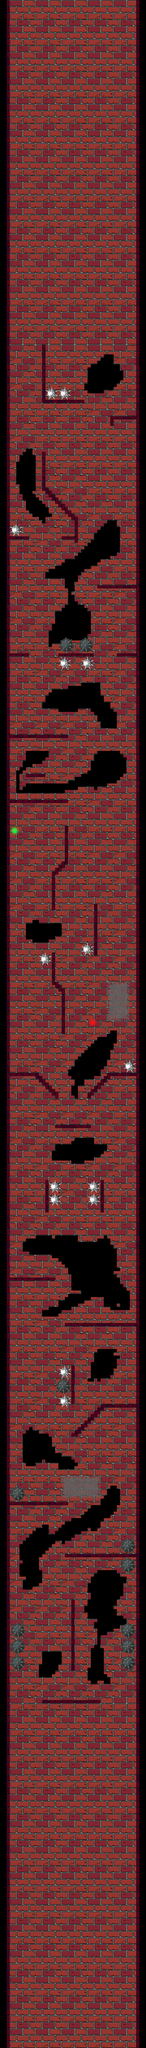

Below is a game level as drawn by its tile map, then a one-line description and the .tmx that defines it (tile-layer data replaced by summaries):
An orthogonal 45x630 tile map with 32x32 px tiles, 4 tile layers (background, walls, teleports, dead_things), 2 tilesets and 151 objects.

<map version="1.9" tiledversion="1.9.2" orientation="orthogonal" renderorder="right-down" width="45" height="630" tilewidth="32" tileheight="32" infinite="0" nextlayerid="20" nextobjectid="304">
 <tileset firstgid="1" source="map_sprite.tsx" />
 <tileset firstgid="1025" source="../map_sprite.tsx" />
 <layer id="16" name="background" width="45" height="630">
  <data>[28350 cells, 0 non-empty, 0 distinct tile ids]</data>
 </layer>
 <layer id="2" name="walls" width="45" height="630">
  <data>[28350 cells, 23505 non-empty, 135 distinct tile ids]</data>
 </layer>
 <layer id="3" name="teleports" width="45" height="630">
  <data>[28350 cells, 18 non-empty, 18 distinct tile ids]</data>
 </layer>
 <layer id="5" name="dead_things" width="45" height="630">
  <data>[28350 cells, 692 non-empty, 131 distinct tile ids]</data>
 </layer>
 <objectgroup id="6" name="walls">
  <object id="148" x="-192" y="0" width="288" height="20160" />
  <object id="149" x="1344" y="0" width="320" height="20160" />
 </objectgroup>
 <objectgroup id="7" name="walls_inside_tower">
  <object id="150" x="416" y="3392" width="32" height="576" />
  <object id="151" x="416" y="3936" width="416" height="32" />
  <object id="152" x="1088" y="4096" width="32" height="96" />
  <object id="153" x="1088" y="4096" width="288" height="32" />
  <object id="154" x="416" y="4448" width="32" height="384" />
  <object id="155" x="416" y="4800" width="64" height="32" />
  <object id="156" x="448" y="4800" width="32" height="64" />
  <object id="157" x="448" y="4832" width="64" height="32" />
  <object id="158" x="480" y="4832" width="32" height="64" />
  <object id="159" x="480" y="4864" width="64" height="32" />
  <object id="160" x="512" y="4864" width="32" height="64" />
  <object id="161" x="512" y="4896" width="64" height="32" />
  <object id="162" x="544" y="4896" width="32" height="64" />
  <object id="163" x="544" y="4928" width="64" height="32" />
  <object id="164" x="576" y="4928" width="32" height="64" />
  <object id="165" x="576" y="4960" width="64" height="32" />
  <object id="166" x="608" y="4960" width="32" height="64" />
  <object id="167" x="608" y="4992" width="64" height="32" />
  <object id="168" x="640" y="4992" width="32" height="64" />
  <object id="169" x="640" y="5024" width="64" height="32" />
  <object id="170" x="672" y="5024" width="32" height="64" />
  <object id="171" x="672" y="5056" width="64" height="32" />
  <object id="172" x="704" y="5056" width="32" height="64" />
  <object id="173" x="704" y="5088" width="64" height="32" />
  <object id="174" x="736" y="5088" width="32" height="256" />
  <object id="175" x="608" y="5280" width="160" height="32" />
  <object id="176" x="64" y="5280" width="224" height="32" />
  <object id="177" x="960" y="5760" width="416" height="32" />
  <object id="178" x="64" y="6432" width="224" height="32" />
  <object id="179" x="576" y="6432" width="352" height="32" />
  <object id="180" x="1152" y="6432" width="224" height="32" />
  <object id="181" x="64" y="7232" width="608" height="32" />
  <object id="182" x="256" y="7616" width="192" height="32" />
  <object id="183" x="64" y="7872" width="608" height="32" />
  <object id="184" x="640" y="8128" width="32" height="384" />
  <object id="185" x="608" y="8480" width="64" height="32" />
  <object id="186" x="608" y="8480" width="32" height="64" />
  <object id="187" x="576" y="8512" width="64" height="32" />
  <object id="188" x="576" y="8512" width="32" height="64" />
  <object id="189" x="544" y="8544" width="64" height="32" />
  <object id="190" x="544" y="8544" width="32" height="64" />
  <object id="191" x="512" y="8576" width="64" height="32" />
  <object id="192" x="512" y="8576" width="32" height="384" />
  <object id="193" x="928" y="8896" width="32" height="512" />
  <object id="194" x="512" y="9376" width="32" height="320" />
  <object id="195" x="512" y="9664" width="64" height="32" />
  <object id="196" x="544" y="9664" width="32" height="64" />
  <object id="197" x="544" y="9696" width="64" height="32" />
  <object id="198" x="576" y="9696" width="32" height="64" />
  <object id="199" x="576" y="9728" width="64" height="32" />
  <object id="200" x="608" y="9728" width="32" height="448" />
  <object id="201" x="64" y="10560" width="320" height="32" />
  <object id="202" x="352" y="10560" width="32" height="64" />
  <object id="203" x="352" y="10592" width="64" height="32" />
  <object id="204" x="384" y="10592" width="32" height="64" />
  <object id="205" x="384" y="10624" width="64" height="32" />
  <object id="206" x="416" y="10624" width="32" height="64" />
  <object id="207" x="416" y="10656" width="64" height="32" />
  <object id="208" x="448" y="10656" width="32" height="64" />
  <object id="209" x="448" y="10688" width="64" height="32" />
  <object id="210" x="480" y="10688" width="32" height="64" />
  <object id="211" x="480" y="10720" width="64" height="32" />
  <object id="212" x="512" y="10720" width="32" height="64" />
  <object id="213" x="512" y="10752" width="64" height="32" />
  <object id="214" x="544" y="10752" width="32" height="64" />
  <object id="215" x="864" y="10752" width="32" height="64" />
  <object id="216" x="864" y="10752" width="64" height="32" />
  <object id="217" x="896" y="10720" width="32" height="64" />
  <object id="218" x="896" y="10720" width="64" height="32" />
  <object id="219" x="928" y="10688" width="32" height="64" />
  <object id="220" x="928" y="10688" width="64" height="32" />
  <object id="221" x="960" y="10656" width="32" height="64" />
  <object id="222" x="960" y="10656" width="64" height="32" />
  <object id="223" x="992" y="10624" width="32" height="64" />
  <object id="224" x="992" y="10624" width="64" height="32" />
  <object id="225" x="1024" y="10592" width="32" height="64" />
  <object id="226" x="1024" y="10592" width="64" height="32" />
  <object id="227" x="1056" y="10560" width="32" height="64" />
  <object id="228" x="1056" y="10560" width="320" height="32" />
  <object id="229" x="544" y="11072" width="352" height="32" />
  <object id="230" x="448" y="11616" width="32" height="320" />
  <object id="231" x="992" y="11616" width="32" height="320" />
  <object id="232" x="64" y="12576" width="480" height="32" />
  <object id="233" x="640" y="13024" width="736" height="32" />
  <object id="234" x="704" y="13440" width="32" height="384" />
  <object id="235" x="992" y="13824" width="384" height="32" />
  <object id="236" x="992" y="13824" width="32" height="64" />
  <object id="237" x="960" y="13856" width="64" height="32" />
  <object id="238" x="960" y="13856" width="32" height="64" />
  <object id="239" x="928" y="13888" width="64" height="32" />
  <object id="240" x="928" y="13888" width="32" height="64" />
  <object id="241" x="896" y="13920" width="64" height="32" />
  <object id="242" x="896" y="13920" width="32" height="64" />
  <object id="243" x="864" y="13952" width="64" height="32" />
  </objectgroup>
 <objectgroup id="8" name="coins">
  <properties>
   <property name="tp" value="1" />
  </properties>
  <!-- 11 objects omitted --></objectgroup>
 <objectgroup id="9" name="dead_things">
  <!-- 19 objects omitted --></objectgroup>
 <objectgroup id="10" name="moving_beams">
  <!-- 2 objects omitted --></objectgroup>
 <objectgroup id="11" name="walking_enemies">
  <!-- 1 objects omitted --></objectgroup>
 <objectgroup id="12" name="spins">
  <!-- 1 objects omitted --></objectgroup>
 <objectgroup id="13" name="body_parts_restorer">
  <!-- 1 objects omitted --></objectgroup>
 <objectgroup id="14" name="dragons" />
 <objectgroup id="15" name="hounter">
  <!-- 1 objects omitted --></objectgroup>
 <objectgroup id="17" name="changing_pos_beams" />
 <objectgroup id="18" name="spider_webs">
  <!-- 2 objects omitted --></objectgroup>
 <objectgroup id="19" name="teleports">
  <!-- 2 objects omitted --></objectgroup>
</map>
<!-- 55 of 151 objects omitted -->
